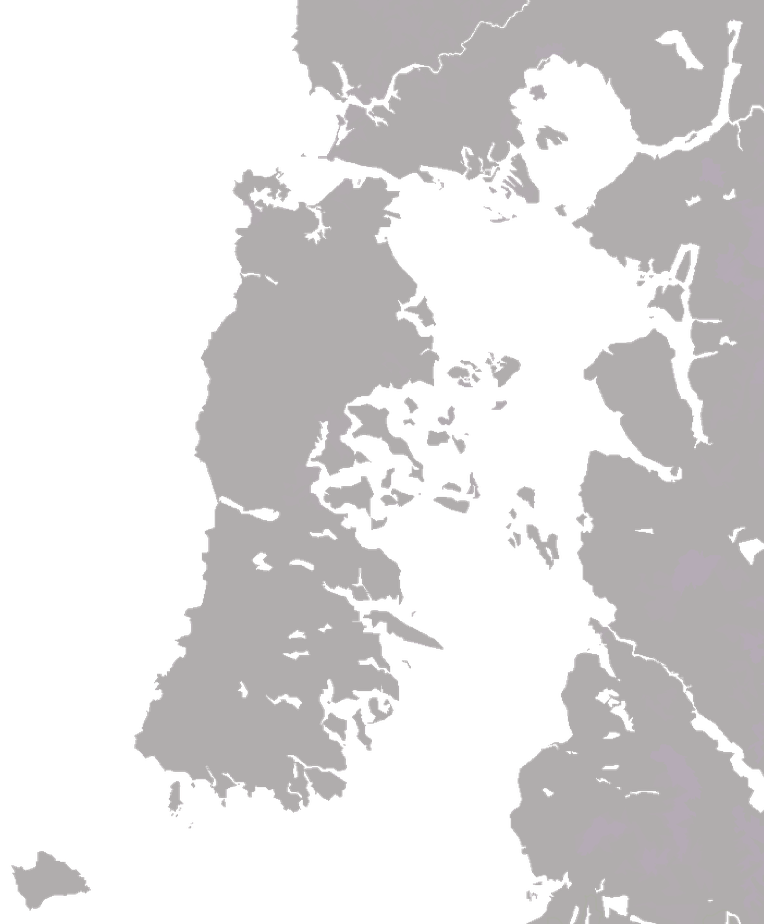
#> input picture map-generator/assets/maps/chiloe/image.png, 764 x 924 px, shrunk from 1551 x 1876 before the run
$ python convert_photo.py image.png out.png
#> lines starting #> are read from the running program, lines starting #| are printed output that depends on the picture; after the words box and inside, x2 and y2 are one past the last pixel; in counts of white or black regions, pixels touching at a corner belong together
#> in convert_to_openfront, img is the input picture: PIL image 764x924 RGBA; mean R, G, B, A 81, 79.4, 79.7, 109.3
#| Input: image.png (764x924)
#!/usr/bin/env python3
"""
Convert any terrain photo/screenshot into OpenFront.io map format.

Automatically detects water (blue areas) and maps terrain colors to elevation:
  - Dark green  -> low elevation (plains)
  - Light green -> mid elevation (hills)
  - White/bright -> high elevation (mountains)

Usage:
    python3 convert_photo.py input.jpg output.png
    python3 convert_photo.py input.jpg output.png --water-threshold 0.15
"""

import sys
import argparse
import numpy as np
from PIL import Image


def classify_pixels(arr):
    """
    Classify each pixel as water or land based on color.
    Returns (water_mask, land_mask).
    """
    r, g, b = arr[:,:,0].astype(float), arr[:,:,1].astype(float), arr[:,:,2].astype(float)
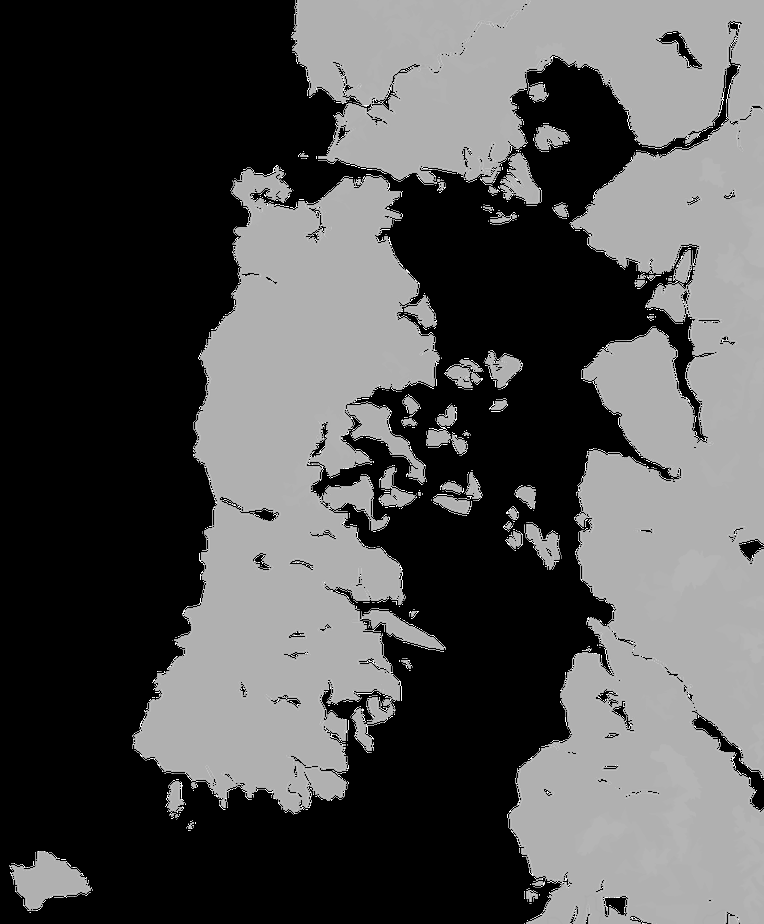
#> r: shape (924, 764) float64; min 0, max 255, mean 81

    # Water detection: blue-dominant and sufficiently blue
    # Blue dominance: B significantly higher than R
    blue_dominant = (b - r) > 20
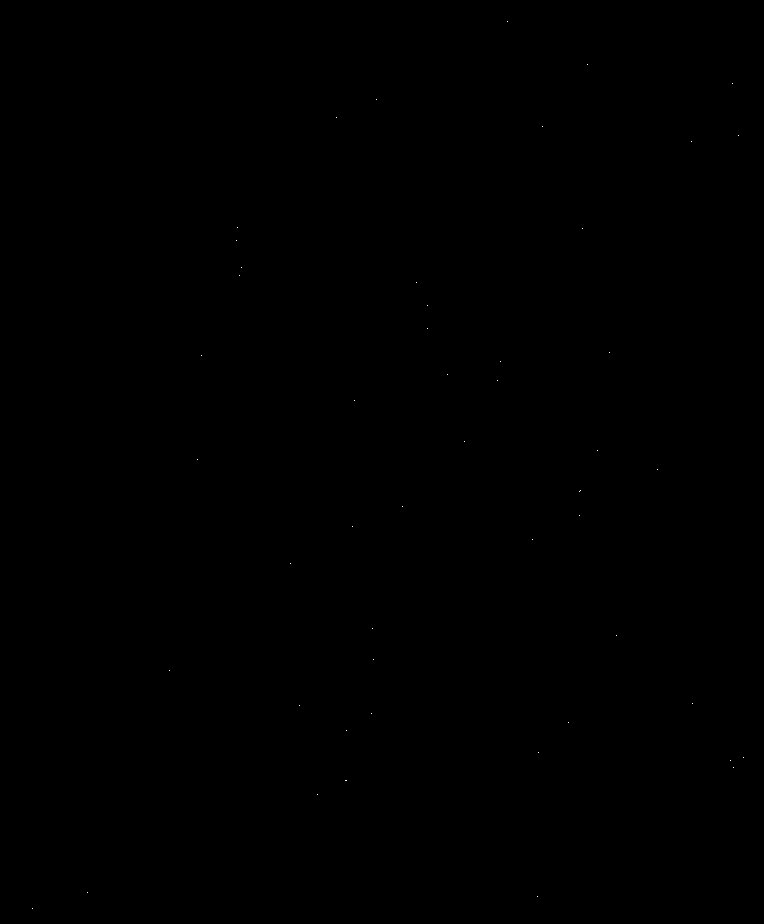
#> blue_dominant: shape (924, 764) bool; 0.01% white in thin lines or dots, all inside (x1, y1, x2, y2) = (32, 21, 744, 909)

    # Blue absolute: B channel above threshold
    blue_absolute = b > 150
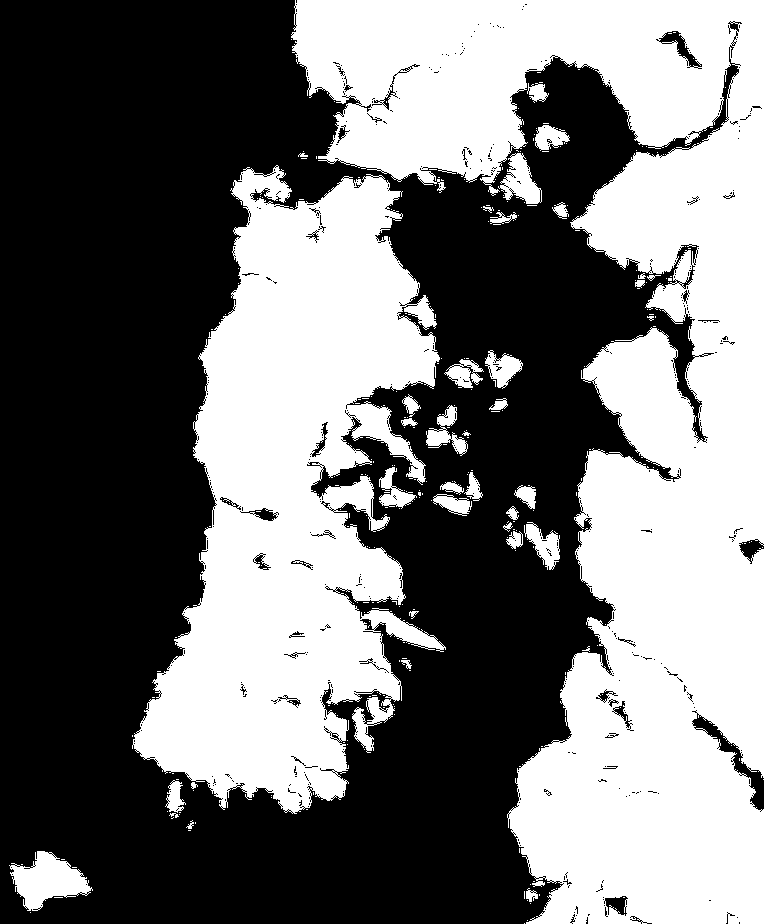
#> blue_absolute: shape (924, 764) bool; 45.4% white; 272 white regions (235 under 20 px), largest, box (x1, y1, x2, y2) and area: (291, 0, 764, 924) 195779, (132, 165, 446, 814) 112532, (9, 851, 93, 911) 2715

    # Also detect very dark pixels as water (deep ocean)
    dark = (r + g + b) < 100
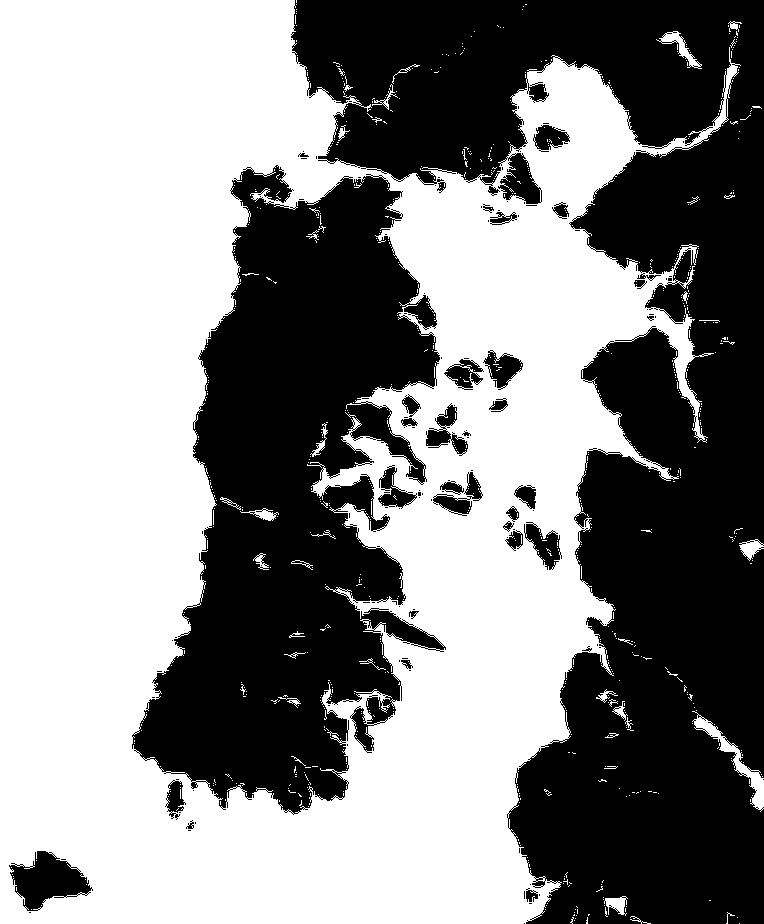
#> dark: shape (924, 764) bool; 54.3% white; 130 black regions (98 under 20 px), largest, box (x1, y1, x2, y2) and area: (291, 0, 764, 924) 198304, (132, 165, 446, 815) 113632, (9, 851, 93, 911) 2762

    water_mask = (blue_dominant & blue_absolute) | dark
#> water_mask: shape (924, 764) bool; 54.3% white; 133 black regions (101 under 20 px), largest, box (x1, y1, x2, y2) and area: (291, 0, 764, 924) 198283, (132, 165, 446, 815) 113604, (9, 851, 93, 911) 2761

    # Land: everything else
    land_mask = ~water_mask

    return water_mask, land_mask


def elevation_from_color(arr, land_mask):
    """
    Map land colors to elevation (0-60).

    Strategy: use luminance (brightness) as primary elevation indicator.
    - Darker pixels = lower elevation (valleys, plains)
    - Brighter pixels = higher elevation (mountains, snow)

    Also factor in green channel: more green = lower elevation.
    """
    r = arr[land_mask, 0].astype(float)
    g = arr[land_mask, 1].astype(float)
    b = arr[land_mask, 2].astype(float)

    # Luminance (perceived brightness)
    luminance = 0.299 * r + 0.587 * g + 0.114 * b

    # Green ratio: how green is this pixel relative to total brightness?
    # Higher green ratio = lower elevation
    green_ratio = g / (luminance + 1)

    # Combine: bright + less green = high elevation
    # Normalize luminance to 0-1
    lum_norm = np.clip((luminance - 80) / (255 - 80), 0, 1)

    # Invert green ratio: less green -> higher
    green_inv = np.clip(1.0 - green_ratio * 1.5, 0, 1)

    # Weighted combination: 70% brightness, 30% green-inverse
    elev_score = 0.7 * lum_norm + 0.3 * green_inv

    # Map to 0-60 elevation range
    elevation = elev_score * 60

    return np.clip(elevation, 0, 60).astype(np.uint8)


def convert_to_openfront(input_path, output_path, water_threshold=None):
    """Convert a photo to OpenFront terrain PNG format."""
    img = Image.open(input_path).convert("RGBA")
    arr = np.array(img)

    print(f"Input: {input_path} ({arr.shape[1]}x{arr.shape[0]})")

    # Classify pixels
    water_mask, land_mask = classify_pixels(arr)

    water_pct = 100 * water_mask.sum() / (arr.shape[0] * arr.shape[1])
#> water_pct = 54.28
    land_pct = 100 * land_mask.sum() / (arr.shape[0] * arr.shape[1])
#> land_pct = 45.72
    print(f"  Water: {water_pct:.1f}%  |  Land: {land_pct:.1f}%")
#|   Water: 54.3%  |  Land: 45.7%

    # Compute elevation for land pixels
    elevation = elevation_from_color(arr, land_mask)

    # Build output array (transparent by default)
    out = np.zeros((arr.shape[0], arr.shape[1], 4), dtype=np.uint8)

    # Fill land pixels with OpenFront color encoding
    land_indices = np.where(land_mask)
#> land_indices = 322737 positions, rows 0 to 923, columns 9 to 763

    # B channel = 140 + elevation (elevation 0-60 -> B 140-200)
    b_val = np.clip(140 + elevation, 140, 200).astype(np.uint8)

    # R, G channels: brownish-green tones that vary with elevation
    # Low elevation: greener (R~160, G~180)
    # High elevation: browner/grayer (R~190, G~170)
    r_val = np.clip(160 + elevation * 0.5, 160, 200).astype(np.uint8)
    g_val = np.clip(180 - elevation * 0.2, 160, 190).astype(np.uint8)

    out[land_indices[0], land_indices[1], 0] = r_val
    out[land_indices[0], land_indices[1], 1] = g_val
    out[land_indices[0], land_indices[1], 2] = b_val
    out[land_indices[0], land_indices[1], 3] = 255
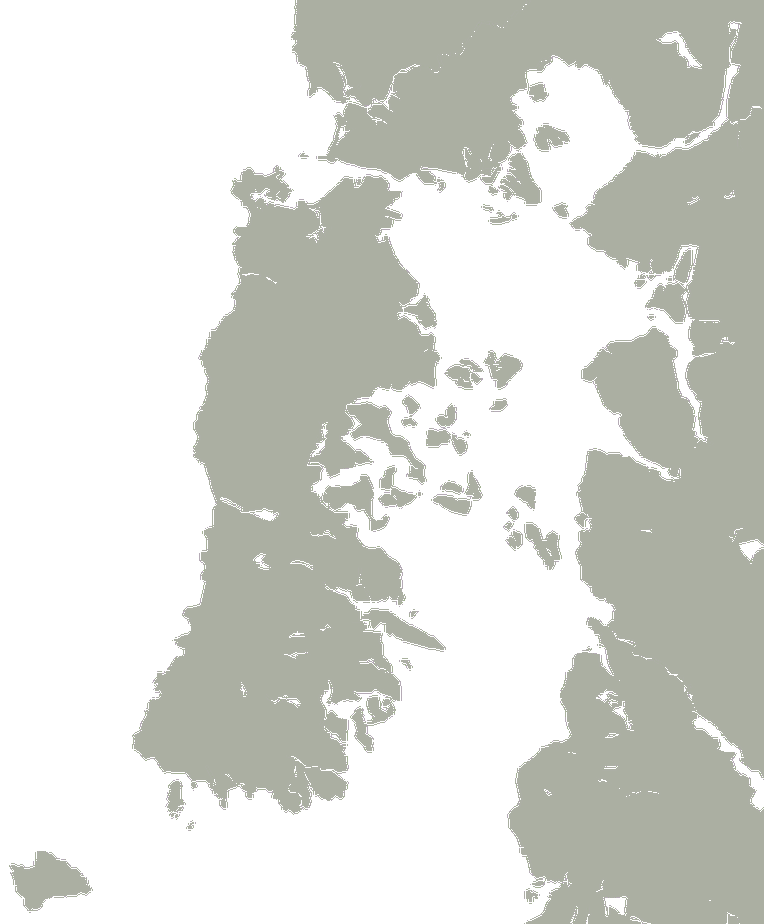
#> out: shape (924, 764, 4); mean of channels 0, 1, 2, 3 78.2, 80, 74.2, 116.6; transparent parts drawn white

    # Water stays transparent (already 0,0,0,0)

    # Save
    result = Image.fromarray(out, "RGBA")
    result.save(output_path, "PNG")
    print(f"  Saved: {output_path}")

    # Verify
    verify = np.array(result)
    land_b = verify[verify[:,:,3] >= 20, 2]
    if len(land_b) > 0:
        print(f"  Land B range: {land_b.min()}-{land_b.max()} (target: 140-200)")
#|   Land B range: 140-182 (target: 140-200)

    return output_path


def main():
    parser = argparse.ArgumentParser(
        description="Convert terrain photo to OpenFront.io map format"
    )
    parser.add_argument("input", help="Input image path (JPG, PNG, etc.)")
    parser.add_argument("output", help="Output PNG path")
    parser.add_argument("--water-threshold", type=float, default=None,
                        help="Override water detection threshold")
    args = parser.parse_args()

    convert_to_openfront(args.input, args.output, args.water_threshold)


if __name__ == "__main__":
    main()
